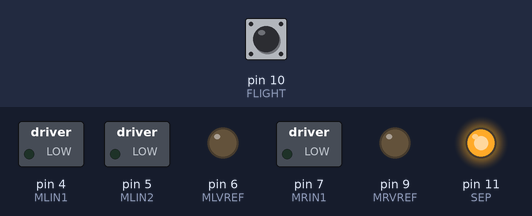
The sketch below on a simulated Arduino Uno, built with avr-gcc and run on an emulated ATmega328P. Shown: switched loads named in the sketch (green lamp = pin HIGH), output pins drawn as LEDs (lit = HIGH). The test bench sets the inputs (shaded band); at power-on: pin 10 (FLIGHT) HIGH. Pins used as bus, display or sensor lines are not drawn; what the sketch prints to the serial monitor is not drawn.

Above: at 2.5 s.
Timing chart, 0 to 7.2 s (numbered marks = the images above):
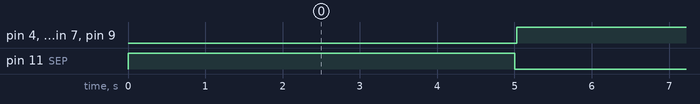

The sketch:

CanSat_Arduino.ino
```cpp
/*
    This is CanSat.
*/

// set before flight
#define LAT_GOAL 40.142723
#define LON_GOAL 139.987457
#define GOAL_DISTANCE 2.0

// constant for calculation
#define R 6378137

// pin configration
#define MLIN1  4
#define MLIN2  5
#define MLVREF 6
#define MRIN1  7
#define MRIN2  8
#define MRVREF 9
#define FLIGHT 10
#define SEP    11

// time constants
#define SEP_TIME 5000
#define TIME_STEP 1000

float t_0;
int flag, f_stack;
float lat_0, lon_0;
float lat, lon;
float distance, angle;

void hold();
void front();
void left();
void right();
void back();
void brake();
float calc_distance(float lat_0, float lon_0, float lat, float lon);
float calc_angle(float lat_0, float lon_0, float lat, float lon);
void record();

void setup() {
  Serial.begin(9600);
  Serial.print("[ INFO ] setup routine executing...");

  pinMode(MLIN1,  OUTPUT);
  pinMode(MLIN2,  OUTPUT);
  pinMode(MLVREF, OUTPUT);
  pinMode(MRIN1,  OUTPUT);
  pinMode(MRIN2,  OUTPUT);
  pinMode(MRVREF, OUTPUT);
  pinMode(FLIGHT, INPUT_PULLUP);
  pinMode(SEP,    OUTPUT);

  Serial.println("done");
}

void loop() {
  if (millis() - t_0 > TIME_STEP)
  {
    Serial.println("[ INFO ] loop routine.");
    record();
    t_0 = millis();
  }

  if (flag == 0) {
    Serial.println("[ DEBUG ] flag : 0");
    if (digitalRead(FLIGHT) == HIGH) {
      digitalWrite(SEP, HIGH);
      delay(SEP_TIME);
      digitalWrite(SEP, LOW);
      flag = 1;
    }
  }

  if (flag == 1)
  {
    Serial.println("[ DEBUG ] flag : 1");
    lat_0 = 1;//;gps.get_lat();
    lon_0 = 1;//gps.get_lon();
    Serial.println("[ DEBUG ] lat_0 : " + String(lat_0));
    Serial.println("[ DEBUG ] lon_0 : " + String(lon_0));

    front();
    delay(5000);
    brake();
    hold();

    lat = 1;//gps.get_lat();
    lon = 1;//gps.get_lon();
    Serial.println("[ DEBUG ] lat : " + String(lat));
    Serial.println("[ DEBUG ] lon : " + String(lon));

    if (calc_distance(lat_0, lon_0, lat, lon) < 2) {
      Serial.println("[ WARN ] stack detected.");
      f_stack = 1;
    }

    distance = calc_distance(lat, lon, LAT_GOAL, LON_GOAL);
    Serial.println("[ DEBUG ] distance : " + String(distance));
    if (distance < GOAL_DISTANCE) {
      flag = 2;
    }

    angle = calc_angle(lat, lon, LAT_GOAL, LON_GOAL) - calc_angle(lat_0, lon_0, lat, lon);
    if (angle > 180) {
      angle -= 360;
    }
    if (angle < -180) {
      angle += 360;
    }

    Serial.println("[ DEBUG ] angle : " + String(angle));
    if (angle > 0) {
      left();
      if (angle > 90) {
        Serial.println("[ DEBUG ] large left turn.");
        delay(2000);
      } else {
        Serial.println("[ DEBUG ] small left turn.");
        delay(1000);
      }
      brake();
      hold();
    }
    else {
      right();
      if (angle < -90) {
        Serial.println("[ DEBUG ] large right turn.");
        delay(2000);
      } else {
        Serial.println("[ DEBUG ] small right turn.");
        delay(1000);
      }
      brake();
      hold();
    }
  }

  if (flag == 2)
  {
    Serial.println("[ DEBUG ] flag : 2");
  }
}

void hold() {
  Serial.println("[ DEBUG ] motor : hold");
  digitalWrite(MLIN1, LOW);
  digitalWrite(MLIN2, LOW);
  analogWrite(MLVREF, 0);
  digitalWrite(MRIN1, LOW);
  digitalWrite(MRIN2, LOW);
  analogWrite(MRVREF, 0);
}

void front() {
  Serial.println("[ DEBUG ] motor : front");
  digitalWrite(MLIN1, HIGH);
  digitalWrite(MLIN2, LOW);
  analogWrite(MLVREF, 255);
  digitalWrite(MRIN1, HIGH);
  digitalWrite(MRIN2, LOW);
  analogWrite(MRVREF, 255);
}

void left() {
  Serial.println("[ DEBUG ] motor : left");
  digitalWrite(MLIN1, LOW);
  digitalWrite(MLIN2, LOW);
  analogWrite(MLVREF, 0);
  digitalWrite(MRIN1, HIGH);
  digitalWrite(MRIN2, LOW);
  analogWrite(MRVREF, 255);
}

void right() {
  Serial.println("[ DEBUG ] motor : right");
  digitalWrite(MLIN1, HIGH);
  digitalWrite(MLIN2, LOW);
  analogWrite(MLVREF, 0);
  digitalWrite(MRIN1, LOW);
  digitalWrite(MRIN2, LOW);
  analogWrite(MRVREF, 255);
}

void back() {
  Serial.println("[ DEBUG ] motor : back");
  digitalWrite(MLIN1, LOW);
  digitalWrite(MLIN2, HIGH);
  analogWrite(MLVREF, 255);
  digitalWrite(MRIN1, LOW);
  digitalWrite(MRIN2, HIGH);
  analogWrite(MRVREF, 255);
}

void brake() {
  Serial.println("[ DEBUG ] motor : brake");
  digitalWrite(MLIN1, HIGH);
  digitalWrite(MLIN2, HIGH);
  analogWrite(MLVREF, 0);
  digitalWrite(MRIN1, HIGH);
  digitalWrite(MRIN2, HIGH);
  analogWrite(MRVREF, 0);
}

float calc_distance(float lat_0, float lon_0, float lat, float lon) {
  float dx = R * (lon - lon_0) * (PI / 180) * cos(lat * (PI / 180));
  float dy = R * (lat - lat_0) * (PI / 180);
  return sqrt(dx * dx + dy * dy);
}

float calc_angle(float lat_0, float lon_0, float lat, float lon) {
  float dx = R * (lon - lon_0) * (PI / 180) * cos(lat * (PI / 180));
  float dy = R * (lat - lat_0) * (PI / 180);
  return atan2(dy, dx) * (180 / PI);
}

void record(){

}
```

Measured:
- by itself, pin 4 (MLIN1), pin 6 (MLVREF): alternates HIGH for 5.0 s and LOW for 1.3 s
- by itself, pin 7 (MRIN1), pin 9 (MRVREF): repeats every 6.3 s: LOW 0.14 s, HIGH 1.0 s, LOW 0.10 s, HIGH 5.0 s
- by itself, pin 11 (SEP): LOW → HIGH at 0.00 s, → LOW 5.0 s later
